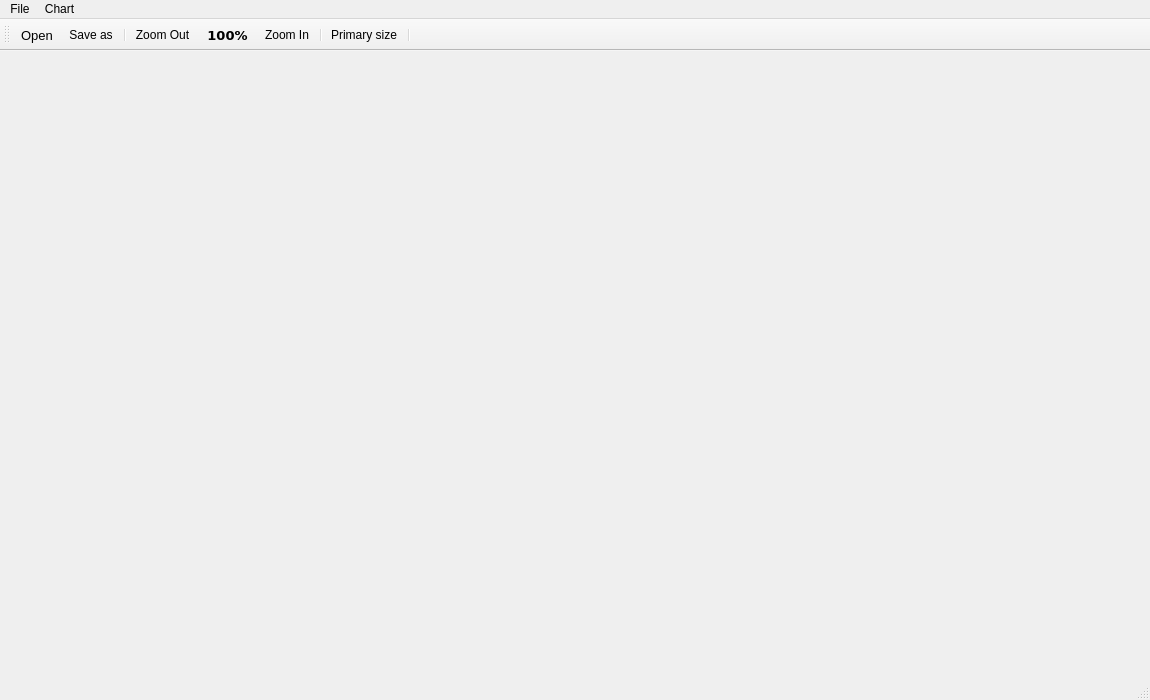
<?xml version="1.0" encoding="UTF-8"?>
<ui version="4.0">
 <class>MainWindow</class>
 <widget class="QMainWindow" name="MainWindow">
  <property name="geometry">
   <rect>
    <x>0</x>
    <y>0</y>
    <width>1150</width>
    <height>700</height>
   </rect>
  </property>
  <property name="minimumSize">
   <size>
    <width>1150</width>
    <height>700</height>
   </size>
  </property>
  <property name="windowTitle">
   <string>ECG Chart</string>
  </property>
  <property name="windowIcon">
   <iconset resource="resources.qrc">
    <normaloff>:/Icons/ekg-monitor.png</normaloff>:/Icons/ekg-monitor.png</iconset>
  </property>
  <property name="iconSize">
   <size>
    <width>24</width>
    <height>24</height>
   </size>
  </property>
  <widget class="QWidget" name="centralWidget">
   <layout class="QGridLayout" name="gridLayout">
    <item row="0" column="0">
     <widget class="QScrollArea" name="scrollArea">
      <property name="enabled">
       <bool>true</bool>
      </property>
      <property name="sizePolicy">
       <sizepolicy hsizetype="Expanding" vsizetype="Expanding">
        <horstretch>0</horstretch>
        <verstretch>0</verstretch>
       </sizepolicy>
      </property>
      <property name="styleSheet">
       <string notr="true">border: 0px</string>
      </property>
      <property name="sizeAdjustPolicy">
       <enum>QAbstractScrollArea::AdjustToContents</enum>
      </property>
      <property name="widgetResizable">
       <bool>true</bool>
      </property>
      <widget class="QwtPlot" name="chartView">
       <property name="geometry">
        <rect>
         <x>0</x>
         <y>0</y>
         <width>16</width>
         <height>16</height>
        </rect>
       </property>
       <property name="sizePolicy">
        <sizepolicy hsizetype="Fixed" vsizetype="Fixed">
         <horstretch>0</horstretch>
         <verstretch>0</verstretch>
        </sizepolicy>
       </property>
       <property name="sizeIncrement">
        <size>
         <width>0</width>
         <height>0</height>
        </size>
       </property>
       <property name="contextMenuPolicy">
        <enum>Qt::NoContextMenu</enum>
       </property>
      </widget>
     </widget>
    </item>
   </layout>
  </widget>
  <widget class="QMenuBar" name="menuBar">
   <property name="geometry">
    <rect>
     <x>0</x>
     <y>0</y>
     <width>1150</width>
     <height>20</height>
    </rect>
   </property>
   <property name="maximumSize">
    <size>
     <width>16777215</width>
     <height>20</height>
    </size>
   </property>
   <widget class="QMenu" name="menuPlik">
    <property name="title">
     <string>File</string>
    </property>
    <addaction name="actionOpenFile"/>
    <addaction name="actionSave"/>
    <addaction name="actionCloseApp"/>
   </widget>
   <widget class="QMenu" name="menuWykres">
    <property name="title">
     <string>Chart</string>
    </property>
    <addaction name="actionZoom_In"/>
    <addaction name="actionZoom_Out"/>
    <addaction name="actionPlotInitSize"/>
   </widget>
   <addaction name="menuPlik"/>
   <addaction name="menuWykres"/>
  </widget>
  <widget class="QStatusBar" name="statusBar"/>
  <widget class="QToolBar" name="mainToolBar">
   <property name="toolButtonStyle">
    <enum>Qt::ToolButtonTextBesideIcon</enum>
   </property>
   <attribute name="toolBarArea">
    <enum>TopToolBarArea</enum>
   </attribute>
   <attribute name="toolBarBreak">
    <bool>false</bool>
   </attribute>
   <addaction name="actionOpenFile"/>
   <addaction name="actionSave"/>
   <addaction name="separator"/>
   <addaction name="actionZoom_Out"/>
   <addaction name="actionZoomLabel"/>
   <addaction name="actionZoom_In"/>
   <addaction name="separator"/>
   <addaction name="actionPlotInitSize"/>
   <addaction name="separator"/>
  </widget>
  <action name="actionOpenFile">
   <property name="icon">
    <iconset resource="resources.qrc">
     <normaloff>:/Icons/if_folder-open_173017.png</normaloff>:/Icons/if_folder-open_173017.png</iconset>
   </property>
   <property name="text">
    <string>Open</string>
   </property>
   <property name="font">
    <font>
     <pointsize>10</pointsize>
    </font>
   </property>
  </action>
  <action name="actionCloseApp">
   <property name="icon">
    <iconset resource="resources.qrc">
     <normaloff>:/Icons/if_login_173049.png</normaloff>:/Icons/if_login_173049.png</iconset>
   </property>
   <property name="text">
    <string>Close</string>
   </property>
  </action>
  <action name="actionSave">
   <property name="icon">
    <iconset resource="resources.qrc">
     <normaloff>:/Icons/if_save_173091.png</normaloff>:/Icons/if_save_173091.png</iconset>
   </property>
   <property name="text">
    <string>Save as...</string>
   </property>
  </action>
  <action name="actionZoom_In">
   <property name="enabled">
    <bool>true</bool>
   </property>
   <property name="icon">
    <iconset resource="resources.qrc">
     <normaloff>:/Icons/if_plus-sign_173078 (1).png</normaloff>:/Icons/if_plus-sign_173078 (1).png</iconset>
   </property>
   <property name="text">
    <string>Zoom In</string>
   </property>
   <property name="iconText">
    <string>Zoom In</string>
   </property>
   <property name="toolTip">
    <string>Zoom in</string>
   </property>
   <property name="visible">
    <bool>true</bool>
   </property>
  </action>
  <action name="actionZoomLabel">
   <property name="text">
    <string>100%</string>
   </property>
   <property name="font">
    <font>
     <family>DejaVu Sans</family>
     <pointsize>10</pointsize>
     <weight>75</weight>
     <bold>true</bold>
    </font>
   </property>
  </action>
  <action name="actionZoom_Out">
   <property name="icon">
    <iconset resource="resources.qrc">
     <normaloff>:/Icons/if_minus-sign_173056.png</normaloff>:/Icons/if_minus-sign_173056.png</iconset>
   </property>
   <property name="text">
    <string>Zoom Out</string>
   </property>
   <property name="toolTip">
    <string>Zoom out</string>
   </property>
  </action>
  <action name="actionPlotInitSize">
   <property name="icon">
    <iconset resource="resources.qrc">
     <normaloff>:/Icons/cancel_zoom.png</normaloff>:/Icons/cancel_zoom.png</iconset>
   </property>
   <property name="text">
    <string>Primary size</string>
   </property>
  </action>
 </widget>
 <layoutdefault spacing="6" margin="11"/>
 <customwidgets>
  <customwidget>
   <class>QwtPlot</class>
   <extends>QWidget</extends>
   <header location="global">qwt_plot.h</header>
   <container>1</container>
  </customwidget>
 </customwidgets>
 <resources>
  <include location="resources.qrc"/>
 </resources>
 <connections/>
</ui>
